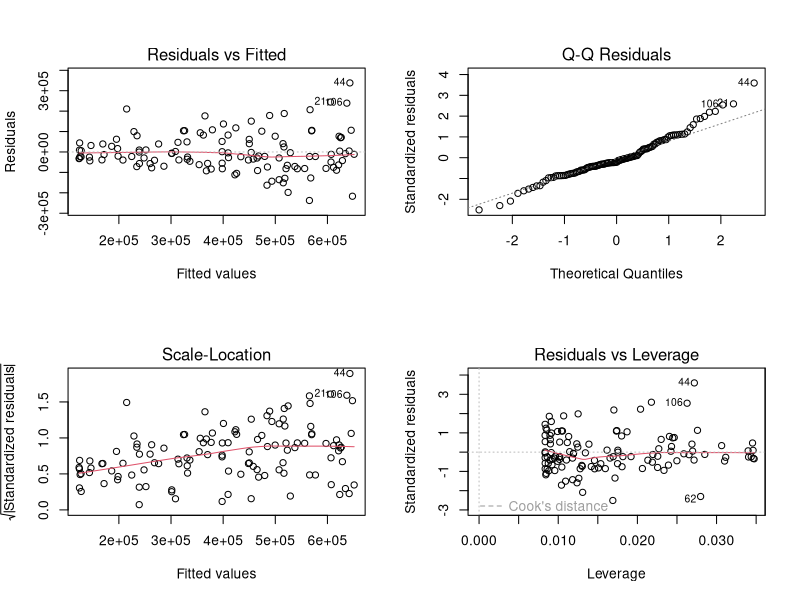
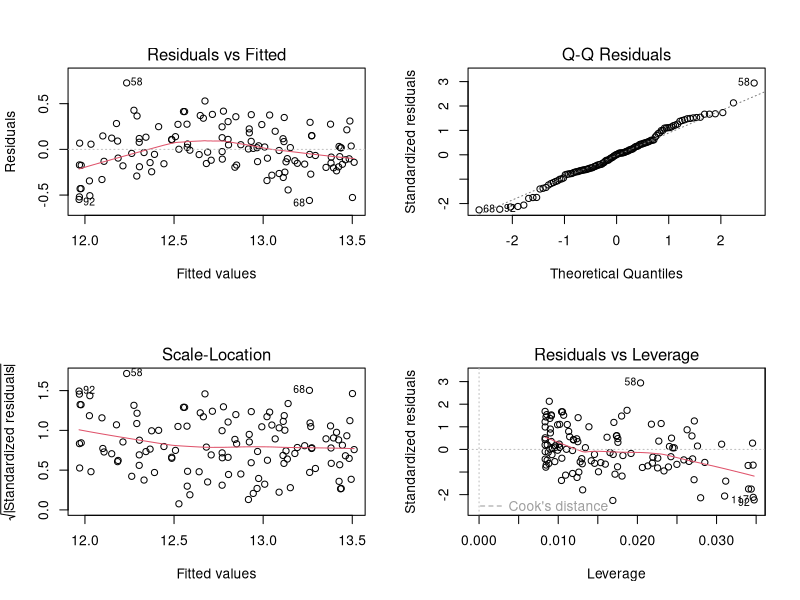
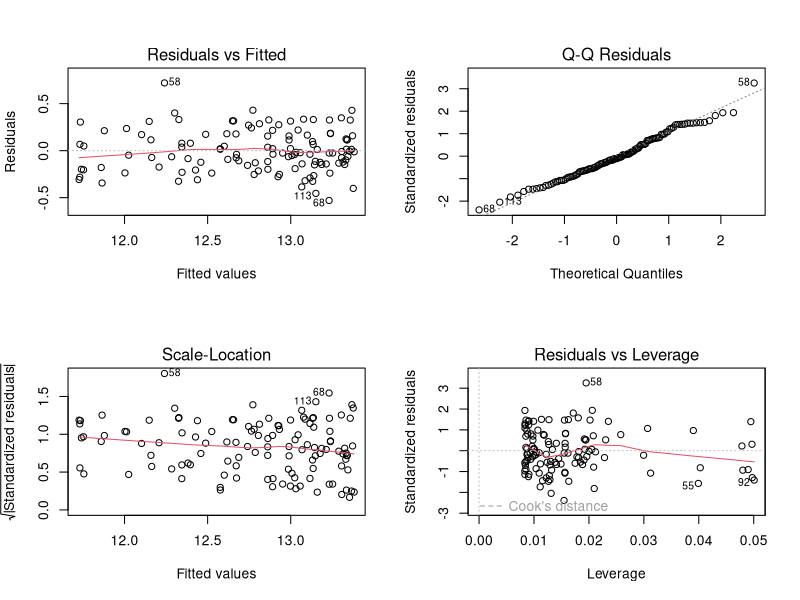
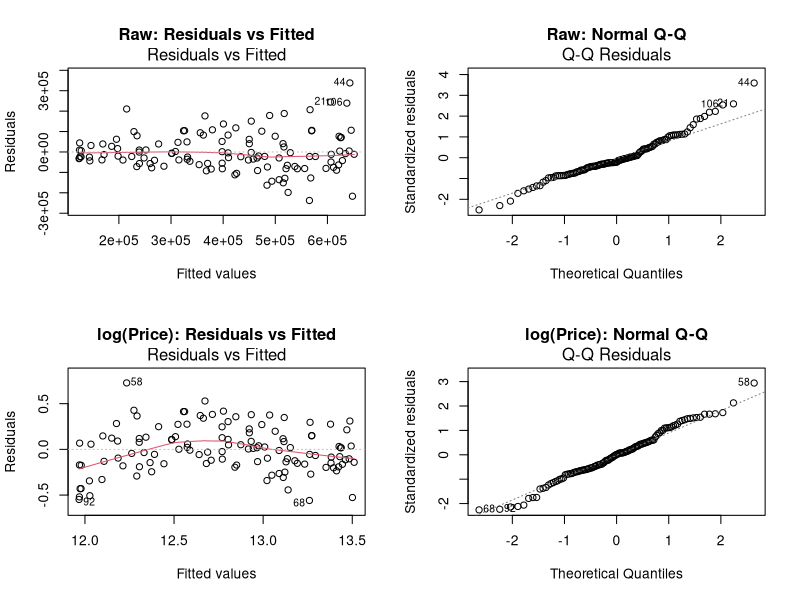

Source code (R) for these figures, in order:
set.seed(42)

# -----------------------------
# 1) Simulate housing-like data
# -----------------------------
n <- 120
sqft <- runif(n, 800, 3500)

# Multiplicative noise => right-skewed prices + heteroskedasticity on original scale
price <- 120 * sqft^1.05 * exp(rnorm(n, mean = 0, sd = 0.25))

dat <- data.frame(sqft = sqft, price = price)

# -----------------------------
# 2) Fit naive model on original scale
# -----------------------------
fit_raw <- lm(price ~ sqft, data = dat)
par(mfrow = c(2, 2))
plot(fit_raw)

#############################
# What next?                #
#############################



# -----------------------------
# 3) Log-transform response (common fix)
# -----------------------------
fit_logY <- lm(log(price) ~ sqft, data = dat)

# Is this a good fit?

par(mfrow = c(2, 2))
plot(fit_logY)

# (Optional) Log-log model can be even more natural here:
fit_loglog <- lm(log(price) ~ log(sqft), data = dat)
par(mfrow = c(2, 2))
plot(fit_loglog)
# -----------------------------
# 4) Compare diagnostics visually
# -----------------------------
par(mfrow = c(2, 2))
plot(fit_raw, which = 1, main = "Raw: Residuals vs Fitted")      # expect funnel pattern
plot(fit_raw, which = 2, main = "Raw: Normal Q-Q")              # expect tail issues
plot(fit_logY, which = 1, main = "log(Price): Residuals vs Fitted")
plot(fit_logY, which = 2, main = "log(Price): Normal Q-Q")

# -----------------------------
# 5) Summaries and interpretation
# -----------------------------
summary(fit_raw)
summary(fit_logY)
summary(fit_loglog)

# Interpretation helper for log(Y) ~ X:
# A 1-unit increase in X changes expected Y by about 100*beta percent (for small beta).
coef(fit_logY)

# Interpretation helper for log(Y) ~ log(X):
# beta is elasticity: 1% increase in X -> beta% increase in Y (approximately).
coef(fit_loglog)
confint(fit_loglog)
